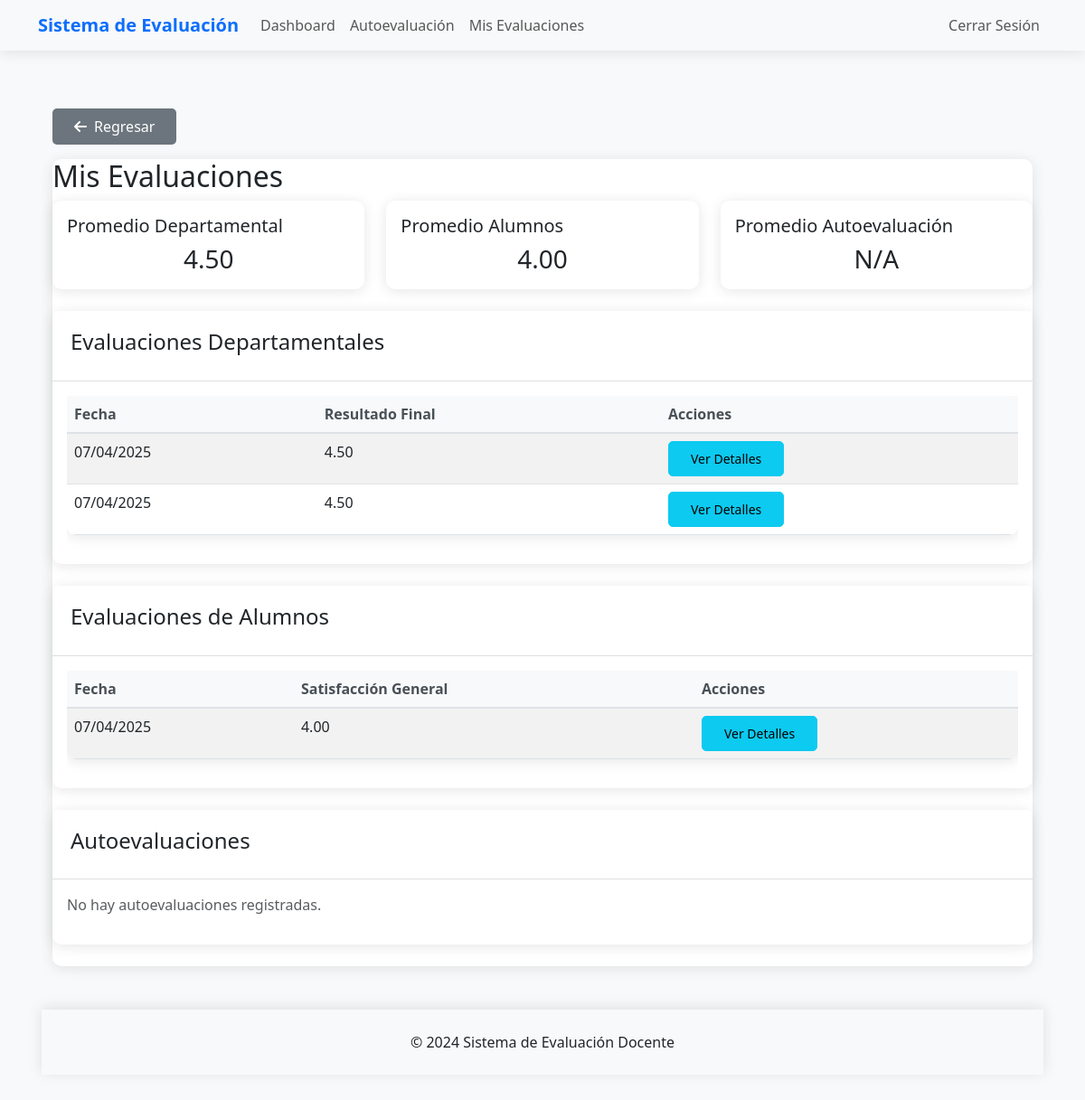
Screenshot of /docente/mis-evaluaciones/ (signed in) with the database file from the repository.
### evaluaciones/models.py (models this page shows)
class EvaluacionDepartamental(models.Model):
    docente = models.ForeignKey(Docente, on_delete=models.CASCADE)
    fecha = models.DateField(auto_now_add=True)
    formacion_docente = models.IntegerField()
    planeacion_evaluacion = models.IntegerField()
    estrategias_didacticas = models.IntegerField()
    asesoria_estudiantes = models.IntegerField()
    participacion_tutor = models.IntegerField()
    gestion_tutorial = models.IntegerField()
    resultado_final = models.DecimalField(max_digits=3, decimal_places=2)

class EvaluacionAlumno(models.Model):
    estudiante = models.ForeignKey('Estudiante', on_delete=models.CASCADE, null=True)
    docente = models.ForeignKey('Docente', on_delete=models.CASCADE)
    materia = models.ForeignKey('Materia', on_delete=models.CASCADE)
    fecha = models.DateTimeField(auto_now_add=True)
    dominio_asignatura = models.DecimalField(max_digits=3, decimal_places=2)
    planificacion_curso = models.DecimalField(max_digits=3, decimal_places=2)
    ambientes_aprendizaje = models.DecimalField(max_digits=3, decimal_places=2)
    estrategias_tecnicas = models.DecimalField(max_digits=3, decimal_places=2)
    motivacion = models.DecimalField(max_digits=3, decimal_places=2)
    evaluacion = models.DecimalField(max_digits=3, decimal_places=2)
    comunicacion = models.DecimalField(max_digits=3, decimal_places=2)
    gestion_curso = models.DecimalField(max_digits=3, decimal_places=2)
    tecnologias_informacion = models.DecimalField(max_digits=3, decimal_places=2)
    satisfaccion_general = models.DecimalField(max_digits=3, decimal_places=2)

### evaluaciones/views/docente_views.py (the view)
@login_required
@user_passes_test(is_teacher)
def ver_mis_evaluaciones(request):
    evaluaciones_departamentales = EvaluacionDepartamental.objects.filter(docente=request.user.docente)
    evaluaciones_alumnos = EvaluacionAlumno.objects.filter(docente=request.user.docente)
    autoevaluaciones = AutoEvaluacion.objects.filter(docente=request.user.docente)
    promedio_departamental = evaluaciones_departamentales.aggregate(Avg('resultado_final'))
    promedio_alumnos = evaluaciones_alumnos.aggregate(Avg('satisfaccion_general'))
    promedio_auto = autoevaluaciones.aggregate(Avg('resultado_global'))
    context = {
        'evaluaciones_departamentales': evaluaciones_departamentales,
        'evaluaciones_alumnos': evaluaciones_alumnos,
        'autoevaluaciones': autoevaluaciones,
        'promedios': {
            'departamental': promedio_departamental['resultado_final__avg'],
            'alumnos': promedio_alumnos['satisfaccion_general__avg'],
            'auto': promedio_auto['resultado_global__avg']
        }
    }
    return render(request, 'evaluaciones/docente/mis_evaluaciones.html', context)

### evaluaciones/models.py (called while the page is built)
    @property
    def is_teacher(self):
        return self.user_type == 'teacher'

### evaluaciones/views/docente_views.py (called while the page is built)
def is_teacher(user):
    return user.is_teacher

### evaluaciones/templates/evaluaciones/docente/mis_evaluaciones.html
{% extends 'evaluaciones/base.html' %}
{% block content %}
<div class="container">
    {% include 'evaluaciones/components/back_button.html' with back_url='dashboard_docente' %}
    <div class="card">
        <h2>Mis Evaluaciones</h2>
        <div class="row mb-4">
            <div class="col-md-4">
                <div class="card">
                    <div class="card-body">
                        <h5 class="card-title">Promedio Departamental</h5>
                        <h3 class="card-text text-center">{{ promedios.departamental|floatformat:2|default:"N/A" }}</h3>
                    </div>
                </div>
            </div>
            <div class="col-md-4">
                <div class="card">
                    <div class="card-body">
                        <h5 class="card-title">Promedio Alumnos</h5>
                        <h3 class="card-text text-center">{{ promedios.alumnos|floatformat:2|default:"N/A" }}</h3>
                    </div>
                </div>
            </div>
            <div class="col-md-4">
                <div class="card">
                    <div class="card-body">
                        <h5 class="card-title">Promedio Autoevaluación</h5>
                        <h3 class="card-text text-center">{{ promedios.auto|floatformat:2|default:"N/A" }}</h3>
                    </div>
                </div>
            </div>
        </div>
        <div class="card mb-4">
            <div class="card-header">
                <h4>Evaluaciones Departamentales</h4>
            </div>
            <div class="card-body">
                {% if evaluaciones_departamentales %}
                <div class="table-responsive">
                    <table class="table table-striped">
                        <thead>
                            <tr>
                                <th>Fecha</th>
                                <th>Resultado Final</th>
                                <th>Acciones</th>
                            </tr>
                        </thead>
                        <tbody>
                            {% for eval in evaluaciones_departamentales %}
                            <tr>
                                <td>{{ eval.fecha|date:"d/m/Y" }}</td>
                                <td>{{ eval.resultado_final|floatformat:2 }}</td>
                                <td>
                                    <a href="#" class="btn btn-sm btn-info">Ver Detalles</a>
                                </td>
                            </tr>
                            {% endfor %}
                        </tbody>
                    </table>
                </div>
                {% else %}
                <p class="text-muted">No hay evaluaciones departamentales registradas.</p>
                {% endif %}
            </div>
        </div>
        <div class="card mb-4">
            <div class="card-header">
                <h4>Evaluaciones de Alumnos</h4>
            </div>
            <div class="card-body">
                {% if evaluaciones_alumnos %}
                <div class="table-responsive">
                    <table class="table table-striped">
                        <thead>
                            <tr>
                                <th>Fecha</th>
                                <th>Satisfacción General</th>
                                <th>Acciones</th>
                            </tr>
                        </thead>
                        <tbody>
                            {% for eval in evaluaciones_alumnos %}
                            <tr>
                                <td>{{ eval.fecha|date:"d/m/Y" }}</td>
                                <td>{{ eval.satisfaccion_general|floatformat:2 }}</td>
                                <td>
                                    <a href="#" class="btn btn-sm btn-info">Ver Detalles</a>
                                </td>
                            </tr>
                            {% endfor %}
                        </tbody>
                    </table>
                </div>
                {% else %}
                <p class="text-muted">No hay evaluaciones de alumnos registradas.</p>
                {% endif %}
            </div>
        </div>
        <div class="card mb-4">
            <div class="card-header">
                <h4>Autoevaluaciones</h4>
            </div>
            <div class="card-body">
                {% if autoevaluaciones %}
                <div class="table-responsive">
                    <table class="table table-striped">
                        <thead>
                            <tr>
                                <th>Fecha</th>
                                <th>Docencia</th>
                                <th>Tutoría</th>
                                <th>Gestión</th>
                                <th>Resultado Global</th>
                                <th>Acciones</th>
                            </tr>
                        </thead>
                        <tbody>
                            {% for eval in autoevaluaciones %}
                            <tr>
                                <td>{{ eval.fecha|date:"d/m/Y" }}</td>
                                <td>{{ eval.docencia|floatformat:2 }}</td>
                                <td>{{ eval.tutoria|floatformat:2 }}</td>
                                <td>{{ eval.gestion|floatformat:2 }}</td>
                                <td>{{ eval.resultado_global|floatformat:2 }}</td>
                                <td>
                                    <a href="{% url 'descargar_reporte' eval.id %}" class="btn btn-sm btn-success">
                                        Descargar Reporte
                                    </a>
                                </td>
                            </tr>
                            {% endfor %}
                        </tbody>
                    </table>
                </div>
                {% else %}
                <p class="text-muted">No hay autoevaluaciones registradas.</p>
                {% endif %}
            </div>
        </div>
</div>
{% endblock %}

### evaluaciones/static/css/custom.css (style rules this page uses)
body { background-color: #f8f9fa; font-family: 'Segoe UI', system-ui, -apple-system, sans-serif; }
.card { border: none; border-radius: 10px; box-shadow: 0 2px 15px rgba(0, 0, 0, 0.1); transition: transform 0.2s; }
.card-header { background-color: #fff; border-bottom: 1px solid rgba(0,0,0,.125); padding: 1.25rem; }
.btn { border-radius: 5px; padding: 0.5rem 1.5rem; font-weight: 500; transition: all 0.3s; }
.table { background: white; border-radius: 10px; overflow: hidden; box-shadow: 0 2px 15px rgba(0, 0, 0, 0.1); }
.table thead th { background: #f8f9fa; border-bottom: 2px solid #dee2e6; color: #495057; font-weight: 600; }

### rows the page displays
EvaluacionDepartamental: fecha "07/04/2025", resultado_final "4.50"
EvaluacionDepartamental: fecha "07/04/2025", resultado_final "4.50"
EvaluacionAlumno: fecha "07/04/2025", satisfaccion_general "4.00"

### other values shown
{{ promedios.departamental|floatformat:2|default:"N/A" }} "4.50"
{{ promedios.alumnos|floatformat:2|default:"N/A" }} "4.00"
{{ promedios.auto|floatformat:2|default:"N/A" }} "N/A"
